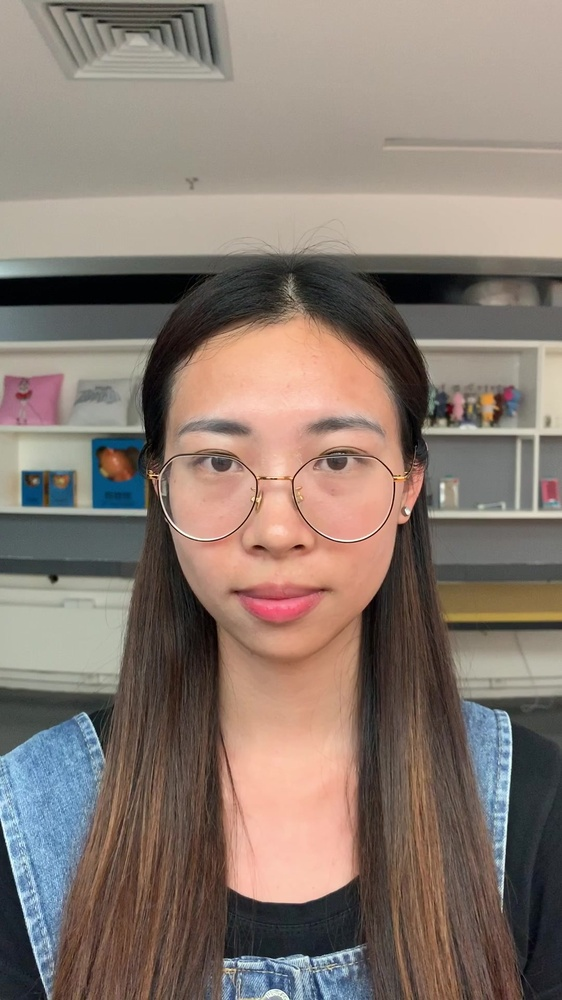
#> input picture 第一题/data/0.jpg, 562 x 1000 px, shrunk from 1080 x 1920 before the run; its folder holds only this picture in this run
$ python 1_2.py
#> lines starting #> are read from the running program, lines starting #| are printed output that depends on the picture
import json
import os
from PIL import Image
from pylab import *


def get_info():
    os.chdir("./data")
    filename_list = os.listdir()
    all_json = []

    # 指定获取所以json文件文件名
    for i in filename_list:
        if os.path.splitext(i)[1] == ".json":
            all_json.append(i)

    # 列表排序
    new_list = sorted(all_json, key=lambda x: len(x))

    x_list = []
    y_list = []
    for json_name in new_list:
        json_file = open(json_name)
        info = json.load(json_file)
        points = info['stMobile106'][0]['face106']['pointsArray']

        for point in points:
            x = point['x']
            y = point['y']
            x_list.append(x)
            y_list.append(y)

    xy = [x_list, y_list]
    return xy


def draw(xy):

    x, y = xy
    c = 0

    os.chdir("..")
    filename = 'data106'

    if not os.path.exists(filename):
        os.mkdir(filename)

    os.chdir('data')
    filename_list = os.listdir()

    all_img = []
    for i in filename_list:
        if os.path.splitext(i)[1] == ".jpg":
            all_img.append(i)

    for i in all_img:

            img_name = str(c*2) + ".jpg"

            im = array(Image.open(img_name))
#> im is the input picture: shape (1000, 562, 3); mean R, G, B 136.9, 122.1, 112.8

            # 绘制图像
            imshow(im)
            a = (c+1)*106
            b = c * 106

            plot(x[b:a], y[b:a], '.')
            c += 1
            img = "../data106/" + str(c)
            savefig(img)
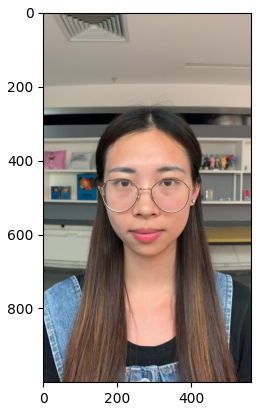
#> figure drawn by matplotlib, 1 panel
            show()


if __name__ == '__main__':

    xy = get_info()
    draw(xy)
